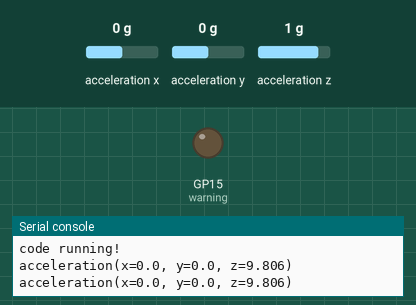
Simulated run of this program. Board: Raspberry Pi Pico running CircuitPython. Shown: output pins drawn as LEDs (lit = HIGH), the last lines printed to the serial console. The inputs (shaded band) are chosen by the test bench; at power-on: acceleration x 0 g, acceleration y 0 g, acceleration z 1 g.

Above: at 1.2 s.
1.3 s: acceleration x set to -0.8 g
3.2 s: acceleration x set to -1.1 g
At 4.4 s:
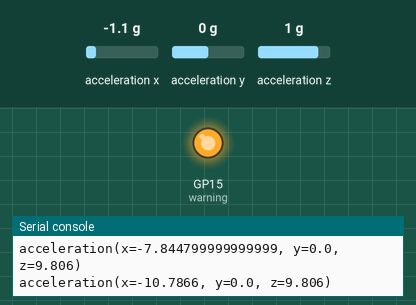
5.5 s: acceleration x set to 0 g
At 7.2 s:
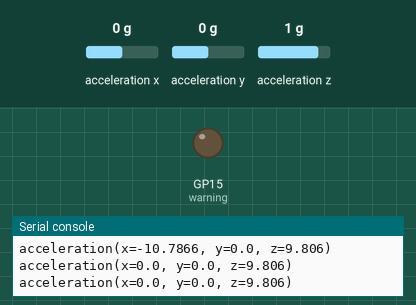
7.5 s: acceleration x set to -1.4 g
At 8.9 s:
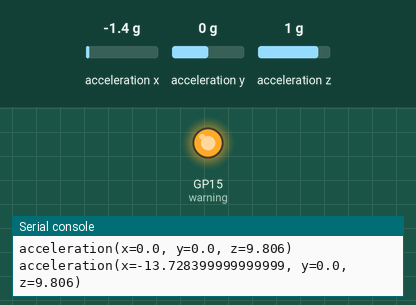
Timing chart, 0 to 10.5 s (numbered marks = the images above; inputs shaded):
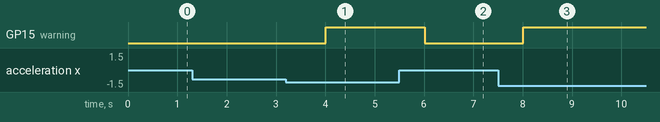

Measured:
- the behaviour switches between -0.9 and -1 g on acceleration x (found by bisection; images 0 and 1)
- after the input at 3.2 s, GP15 (warning): LOW → HIGH after 0.81 s
- after the input at 5.5 s, GP15 (warning): HIGH → LOW after 0.51 s
- after the input at 7.5 s, GP15 (warning): LOW → HIGH after 0.51 s

The program:

crash_avoidance_part_two.py
```python
#type:ignore
import board
import adafruit_mpu6050
import busio
import time
import digitalio

warning = digitalio.DigitalInOut(board.GP15) #sets pin for warning LED
warning.direction = digitalio.Direction.OUTPUT
sda_pin = board.GP16 #sets pin for sda
scl_pin = board.GP17 #sets pin for scl
i2c = busio.I2C(scl_pin, sda_pin) #sets i2c
mpu = adafruit_mpu6050.MPU6050(i2c) #initiates accelerometer

print("code running!") #visual confirmation that code is running!

while True:
    print(mpu.acceleration) #print values of acceleration
    time.sleep(1) #wait one second
    if mpu.acceleration[0] < -9 or mpu.acceleration[0] > 9: #only do this if the x-value is >9 or <-9
         warning.value = True #turn warning LED on
    elif mpu.acceleration[1] < -9 or mpu.acceleration[1] > 9: #only do this if the y-value is >9 or <-9
         warning.value = True #turn warning LED on
    else:
        warning.value = False #turn warning LED off
```
